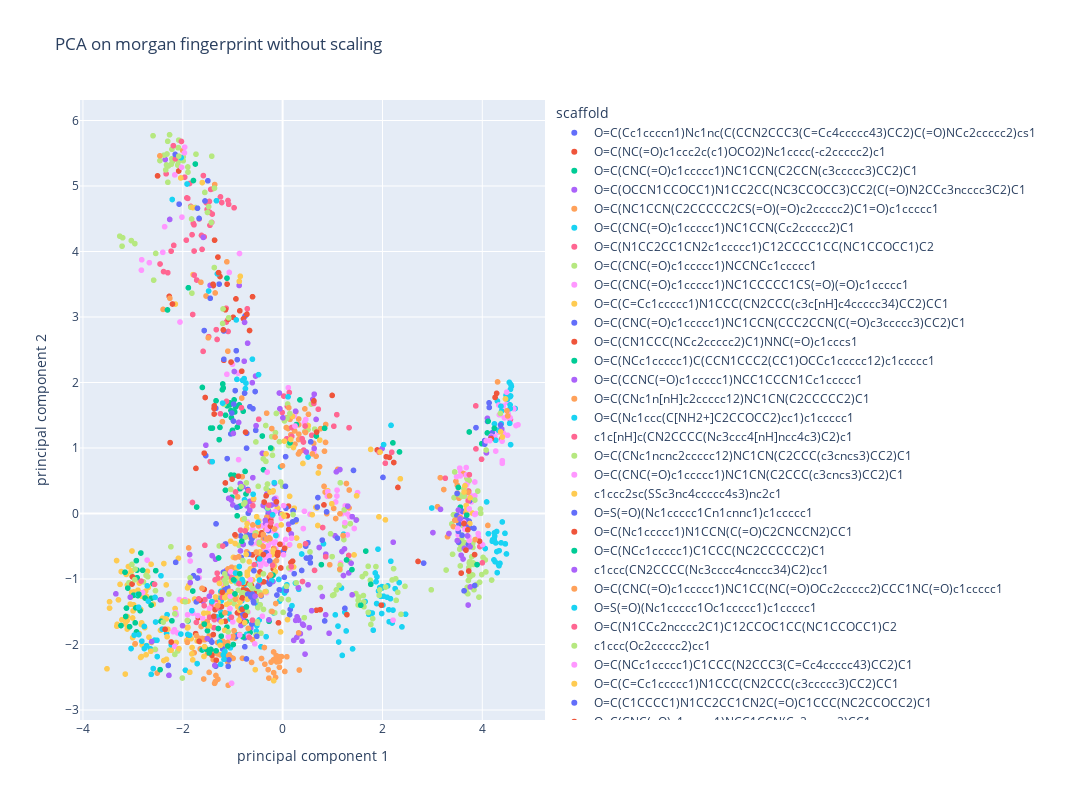
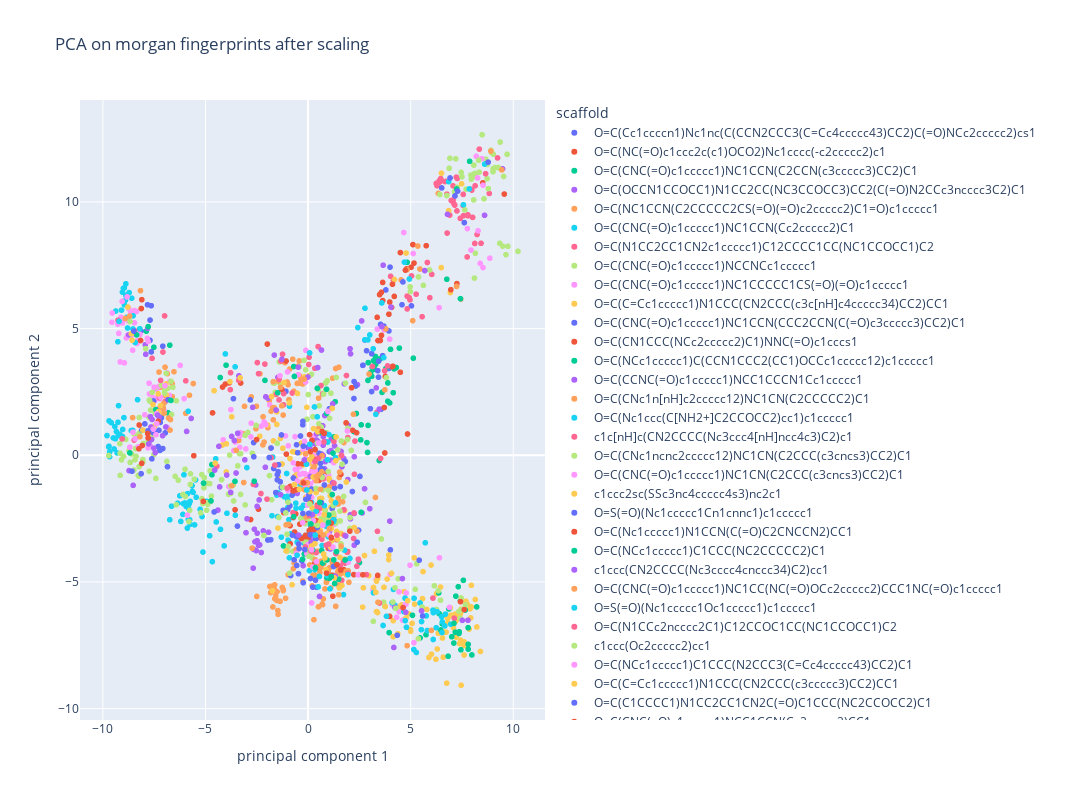

The notebook cell these images were saved under, in order:
### Code cell
import plotly.express as px
import molplotly
fig = px.scatter(finalDf_M2, x="principal component 1", y="principal component 2", color = "scaffold", title = 'PCA on morgan fingerprint without scaling',width=1200,
                         height=800)
fig.show()
fig_m.show()
# add molecules to the plotly graph - returns a Dash app
#app = molplotly.add_molecules(fig=fig,
                           # df=finalDf_M2,
                           # smiles_col='SMILES',
                            #title_col='InChIKey',
                            #)
